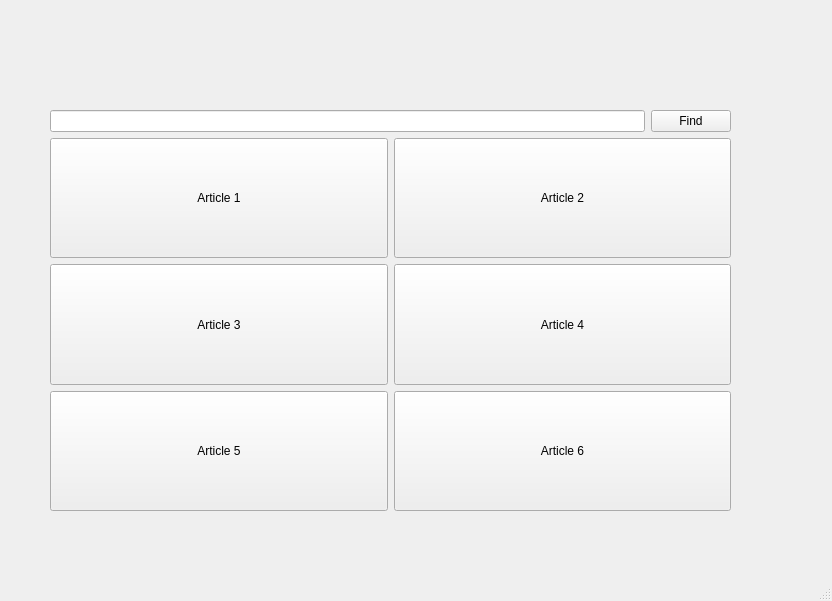
<?xml version="1.0" encoding="UTF-8"?>
<ui version="4.0">
 <class>MainWindow</class>
 <widget class="QMainWindow" name="MainWindow">
  <property name="geometry">
   <rect>
    <x>0</x>
    <y>0</y>
    <width>832</width>
    <height>601</height>
   </rect>
  </property>
  <property name="windowTitle">
   <string>MainWindow</string>
  </property>
  <widget class="QWidget" name="centralwidget">
   <widget class="QLabel" name="label_background">
    <property name="geometry">
     <rect>
      <x>52</x>
      <y>19</y>
      <width>681</width>
      <height>91</height>
     </rect>
    </property>
    <property name="sizePolicy">
     <sizepolicy hsizetype="Preferred" vsizetype="Preferred">
      <horstretch>0</horstretch>
      <verstretch>0</verstretch>
     </sizepolicy>
    </property>
    <property name="layoutDirection">
     <enum>Qt::LeftToRight</enum>
    </property>
    <property name="styleSheet">
     <string notr="true"/>
    </property>
    <property name="text">
     <string/>
    </property>
    <property name="pixmap">
     <pixmap>../../../Desktop/Presentations/qt_pic2/pets.jpg</pixmap>
    </property>
   </widget>
   <widget class="QWidget" name="layoutWidget">
    <property name="geometry">
     <rect>
      <x>50</x>
      <y>110</y>
      <width>681</width>
      <height>401</height>
     </rect>
    </property>
    <layout class="QVBoxLayout" name="verticalLayout_3">
     <item>
      <layout class="QHBoxLayout" name="horizontalLayout">
       <item>
        <widget class="QLineEdit" name="lineEdit"/>
       </item>
       <item>
        <widget class="QPushButton" name="pushButton">
         <property name="text">
          <string>Find</string>
         </property>
        </widget>
       </item>
      </layout>
     </item>
     <item>
      <layout class="QHBoxLayout" name="horizontalLayout_2">
       <item>
        <layout class="QVBoxLayout" name="verticalLayout">
         <item>
          <widget class="QPushButton" name="Article_1">
           <property name="sizePolicy">
            <sizepolicy hsizetype="Expanding" vsizetype="Expanding">
             <horstretch>0</horstretch>
             <verstretch>0</verstretch>
            </sizepolicy>
           </property>
           <property name="text">
            <string>Article 1</string>
           </property>
          </widget>
         </item>
         <item>
          <widget class="QPushButton" name="Article_3">
           <property name="sizePolicy">
            <sizepolicy hsizetype="Expanding" vsizetype="Expanding">
             <horstretch>0</horstretch>
             <verstretch>0</verstretch>
            </sizepolicy>
           </property>
           <property name="text">
            <string>Article 3</string>
           </property>
          </widget>
         </item>
         <item>
          <widget class="QPushButton" name="pushButton_4">
           <property name="sizePolicy">
            <sizepolicy hsizetype="Expanding" vsizetype="Expanding">
             <horstretch>0</horstretch>
             <verstretch>0</verstretch>
            </sizepolicy>
           </property>
           <property name="text">
            <string>Article 5</string>
           </property>
          </widget>
         </item>
        </layout>
       </item>
       <item>
        <layout class="QVBoxLayout" name="verticalLayout_2">
         <item>
          <widget class="QPushButton" name="Article_2">
           <property name="sizePolicy">
            <sizepolicy hsizetype="Expanding" vsizetype="Expanding">
             <horstretch>0</horstretch>
             <verstretch>0</verstretch>
            </sizepolicy>
           </property>
           <property name="text">
            <string>Article 2</string>
           </property>
          </widget>
         </item>
         <item>
          <widget class="QPushButton" name="pushButton_6">
           <property name="sizePolicy">
            <sizepolicy hsizetype="Expanding" vsizetype="Expanding">
             <horstretch>0</horstretch>
             <verstretch>0</verstretch>
            </sizepolicy>
           </property>
           <property name="text">
            <string>Article 4</string>
           </property>
          </widget>
         </item>
         <item>
          <widget class="QPushButton" name="pushButton_7">
           <property name="sizePolicy">
            <sizepolicy hsizetype="Preferred" vsizetype="Expanding">
             <horstretch>0</horstretch>
             <verstretch>0</verstretch>
            </sizepolicy>
           </property>
           <property name="text">
            <string>Article 6</string>
           </property>
          </widget>
         </item>
        </layout>
       </item>
      </layout>
     </item>
    </layout>
   </widget>
  </widget>
  <widget class="QMenuBar" name="menubar">
   <property name="geometry">
    <rect>
     <x>0</x>
     <y>0</y>
     <width>832</width>
     <height>26</height>
    </rect>
   </property>
  </widget>
  <widget class="QStatusBar" name="statusbar"/>
 </widget>
 <resources/>
 <connections/>
</ui>
